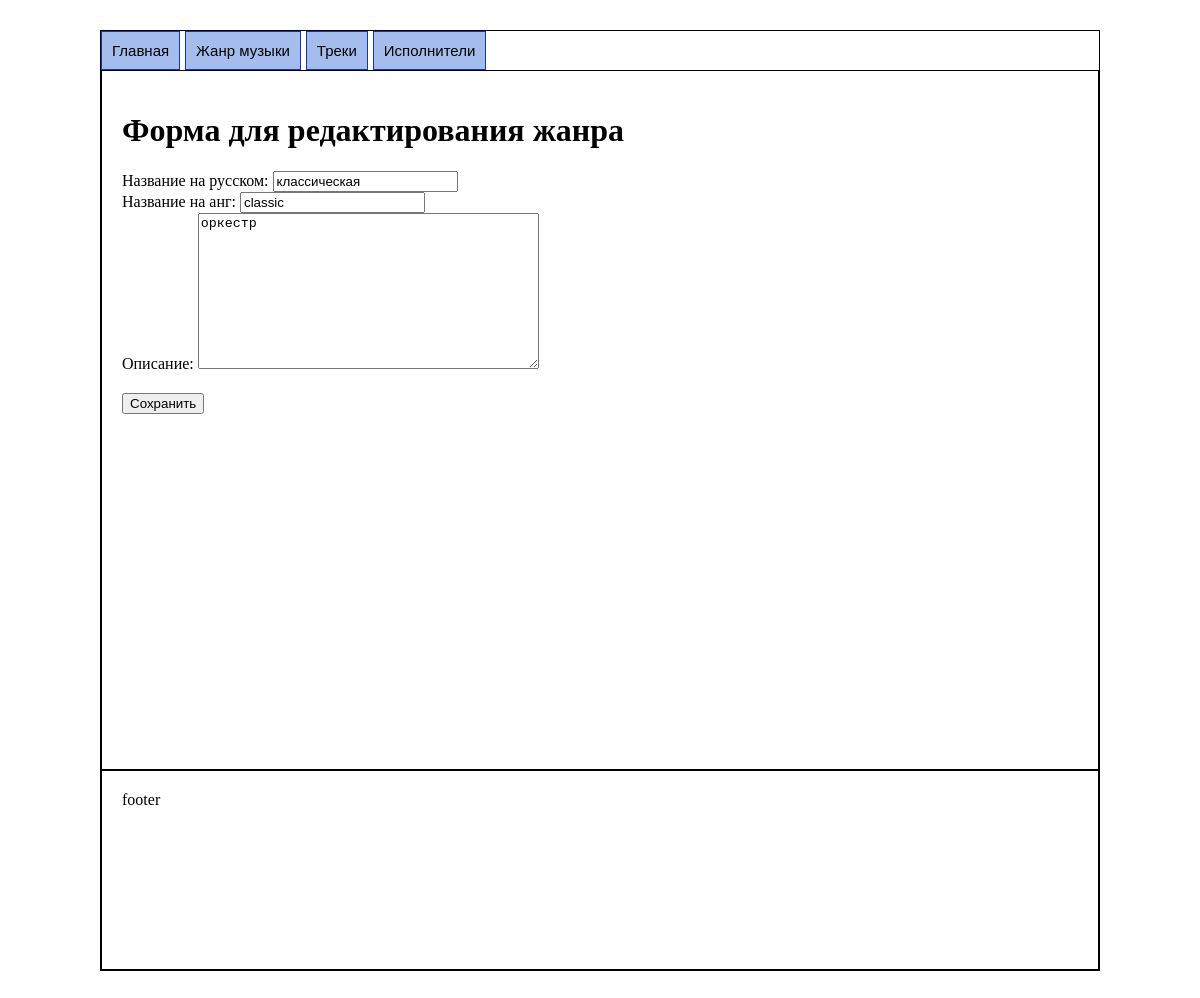
Page /editgenre/6 on the committed database.
### main/models.py (models this page shows, shortened)
class Genre(models.Model):
    id = models.IntegerField(max_length=1000, unique=True, primary_key=True)
    name_en=models.CharField(max_length=1000, unique=True)
    name_ru=models.CharField(max_length=1000, unique=True)
    description=models.TextField()

### main/views.py (the view)
# urls.py: path('editgenre/<int:id_genre>', views.editgenre),
def editgenre(request, id_genre):
    genr = Genre.objects.get(id=id_genre)
    if request.method == "POST":
        genre = GenreForm(request.POST, instance=genr)
        if genre.is_valid():
            genre.save()
        return redirect('/genres')
    else:
        genreform = GenreForm(instance=genr)
        return render(request, "editgenre.html", {'form': genreform})

### main/forms.py
class GenreForm(forms.ModelForm):
    class Meta:
        model = Genre
        fields = ['name_ru', 'name_en', 'description']
        labels = {
            'name_ru': 'Название на русском',
            'name_en': 'Название на анг',
            'description': 'Описание',
        }

### main/templates/editgenre.html (shortened to what this page needs)
{% extends "base.html" %}
{% block content %}
<h1>Форма для редактирования жанра</h1>
<form method="POST">
    <table>
        {{ form }}
    </table>
    <input type="submit" value="Сохранить" >
</form>
{% endblock content %}

### main/static/styles.css (style rules this page uses)
* { box-sizing: border-box; }
table { width: 100%; border-collapse: collapse; margin-bottom: 20px; }

### rows in the picture
Genre: name_ru "классическая", name_en "classic", description "оркестр"
